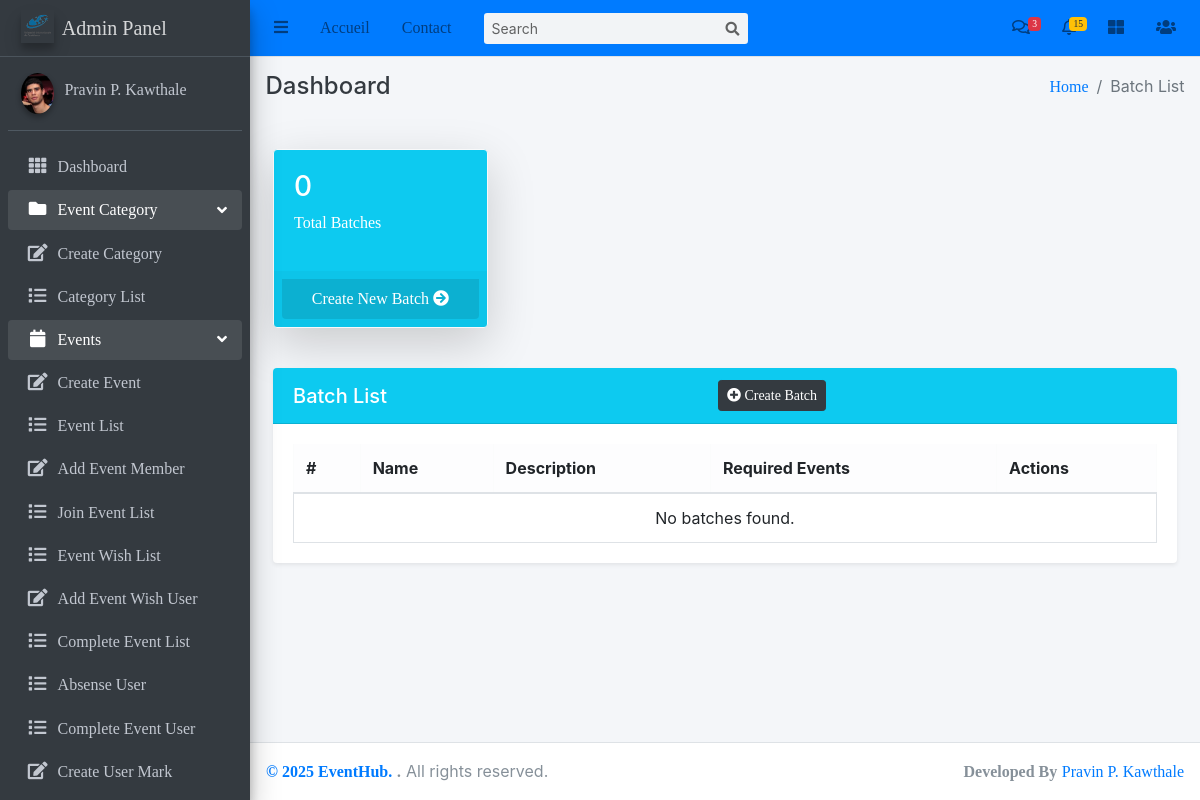
Page /Events/list-batch/ (signed in) on the earlier database version.
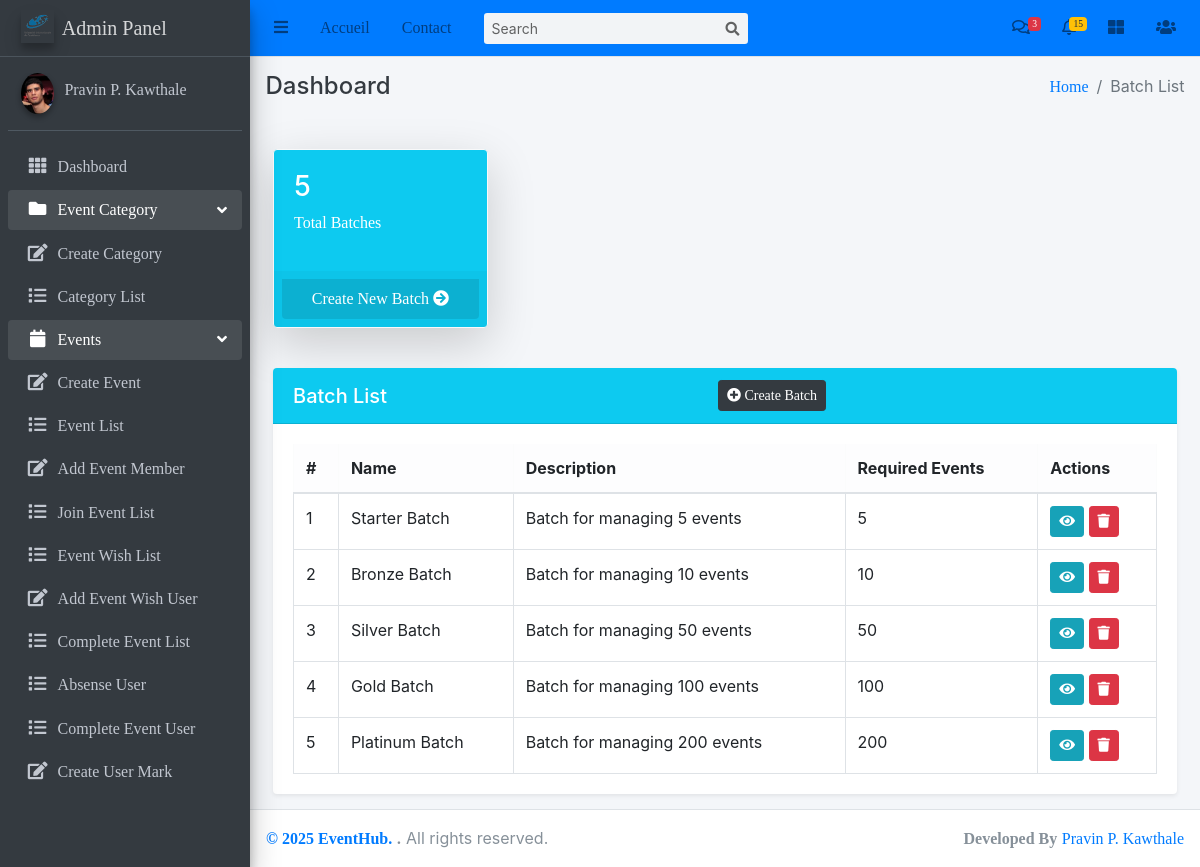
Same page on the later database version.
### user/models.py (models this page shows, shortened)
class Batch(models.Model):
    name=models.CharField(max_length=100)
    description=models.TextField(blank=True)
    required_events=models.PositiveIntegerField(unique=True,default=0)

### user/views.py (the view)
# urls.py: path('list-batch/', user_views.ListBatch.as_view(), name='list_batch'),
class ListBatch(LoginRequiredMixin,ListView):
    model=Batch
    template_name='user/batch_list.html'
    context_object_name='batches'
    paginate_by=10
    def get_queryset(self):
        return Batch.objects.all().order_by('required_events')

### templates/user/batch_list.html (shortened to what this page needs)
{% extends 'base/base.html' %}
{% block breadcrumb %}Batch List{% endblock breadcrumb %}
{% load static %}
{% block content %}
<div class="container-fluid mt-4">
    <div class="row g-3 mb-4">
        <div class="col-md-3">
            <div class="card text-white shadow-lg border border-5 border-light" style="background-color: #0dcaf0;">
                <div class="card-body">
                    <h3>{{ batches.count }}</h3>
                    <p>Total Batches</p>
                </div>
                <div class="card-footer p-2">
                    <a href="{% url 'create_batch' %}"
                       class="small-box-footer text-white d-block text-center fw-bold"
                       style="background: rgba(0,0,0,0.1); padding: 8px 0; border-radius: 0 0 .25rem .25rem; text-decoration: none;">
                        Create New Batch <i class="fas fa-arrow-circle-right"></i>
                    </a>
                </div>
            </div>
        </div>
    </div>
    <div class="card shadow-sm">
        <div class="card-header d-flex justify-content-between align-items-center"
             style="background-color: #0dcaf0; color: #ffffff;">
            <h5 class="mb-0">Batch List</h5>
            <a href="{% url 'create_batch' %}" class="btn btn-dark btn-sm">
                <i class="fas fa-plus-circle"></i> Create Batch
            </a>
        </div>
        <div class="card-body table-responsive">
            <table class="table table-bordered table-hover">
                <thead class="table-light">
                    <tr>
                        <th>#</th>
                        <th>Name</th>
                        <th>Description</th>
                        <th>Required Events</th>
                        <th>Actions</th>
                    </tr>
                </thead>
                <tbody>
                    {% for batch in batches %}
                    <tr>
                        <td>{{ forloop.counter }}</td>
                        <td>{{ batch.name }}</td>
                        <td>{{ batch.description }}</td>
                        <td>{{ batch.required_events }}</td>
                        <td>
                            <a href="{% url 'detail_batch' batch.pk %}"
                               class="btn btn-info btn-sm" title="View">
                                <i class="fas fa-eye"></i>
                            </a>
                            <a href="{% url 'delete_batch' batch.pk %}"
                               class="btn btn-danger btn-sm" title="Delete"
                               onclick="return confirm('Are you sure you want to delete this batch?');">
                                <i class="fas fa-trash"></i>
                            </a>
                        </td>
                    </tr>
                    {% empty %}
                    <tr>
                        <td colspan="5" class="text-center">No batches found.</td>
                    </tr>
                    {% endfor %}
                </tbody>
            </table>
        </div>
    </div>
</div>
{% endblock content %}

### templates/base/base.html (shortened to what this page needs)
<!DOCTYPE html>
<html lang="en">
{% load static %}
<head>
  {% include 'base/header.html' %}
</head>
<body class="hold-transition sidebar-mini layout-fixed layout-navbar-fixed layout-footer-fixed">
<div class="wrapper">
  {% include 'base/navbar.html' %}
  {% include 'base/sidebar.html' %}
  <div class="content-wrapper">
    <div class="content-header">
      <div class="container-fluid">
        <div class="row mb-2">
          <div class="col-sm-6">
            <h4 class="m-0 text-dark">Dashboard</h4>
          </div>
          <div class="col-sm-6">
            <ol class="breadcrumb float-sm-right">
              <li class="breadcrumb-item"><a href="#">Home</a></li>
              <li class="breadcrumb-item active">{% block breadcrumb %}{% endblock breadcrumb %}</li>
            </ol>
          </div>
        </div>
      </div>
    </div>
    <section class="content">
      <div class="container-fluid">
        {% block content %}
        {% endblock content %}
      </div>
    </section>
  </div>
  {% include 'base/footer.html' %}
</div>
</body>
</html>

### templates/base/header.html (shortened to what this page needs)
{% load static %}
<link rel="stylesheet" href="{% static 'plugins/fontawesome-free/css/all.min.css' %}">
<link rel="stylesheet" href="{% static 'plugins/overlayScrollbars/css/OverlayScrollbars.min.css' %}">
<link rel="stylesheet" href="{% static 'css/adminlte.min.css' %}">

### templates/base/navbar.html (shortened to what this page needs)
{% load static %}
<nav class="main-header navbar navbar-expand navbar-primary navbar-light">
    <ul class="navbar-nav">
      <li class="nav-item">
        <a class="nav-link" data-widget="pushmenu" href="#" role="button"><i class="fas fa-bars"></i></a>
      </li>
      <li class="nav-item d-none d-sm-inline-block">
        <a href="#" class="nav-link">Accueil</a>
      </li>
      <li class="nav-item d-none d-sm-inline-block">
        <a href="#" class="nav-link">Contact</a>
      </li>
    </ul>
    <form class="form-inline ml-3">
      <div class="input-group input-group-sm">
        <input class="form-control form-control-navbar" type="search" placeholder="Search" aria-label="Search">
        <div class="input-group-append">
          <button class="btn btn-navbar" type="submit">
            <i class="fas fa-search"></i>
          </button>
        </div>
      </div>
    </form>
    <ul class="navbar-nav ml-auto">
      <li class="nav-item dropdown">
        <a class="nav-link" data-toggle="dropdown" href="#">
          <i class="far fa-comments"></i>
          <span class="badge badge-danger navbar-badge">3</span>
        </a>
      </li>
      <li class="nav-item dropdown">
        <a class="nav-link" data-toggle="dropdown" href="#">
          <span class="badge badge-warning navbar-badge">15</span>
        </a>
      </li>
      <li class="nav-item">
        <a class="nav-link" data-widget="control-sidebar" data-slide="true" href="#" role="button"><i
            class="fas fa-th-large"></i></a>
      </li>
      <li class="nav-item dropdown">
        <a class="nav-link" data-toggle="dropdown" href="#">
          <i class="fas fa-users"></i>
        </a>
      </li>
    </ul>
  </nav>

### templates/base/sidebar.html (shortened to what this page needs)
{% load static %}
<aside class="main-sidebar sidebar-dark-primary elevation-4">
    <a href="#" class="brand-link">
      <img src="{% static 'img/logo.png' %}" alt="Logo" class="brand-image elevation-3"
           style="opacity: .8">
          <span class="brand-text font-weight-light">Admin Panel</span>
    </a>
    <div class="sidebar">
      <div class="user-panel mt-3 pb-3 mb-3 d-flex">
        <div class="image">
          <img src="{% static 'img/user.jpg' %}" class="img-circle elevation-2" alt="User Image">
        </div>
        <div class="info">
          <a href="#" class="d-block">Pravin P. Kawthale</a>
        </div>
      </div>
      <nav class="mt-2">
        <ul class="nav nav-pills nav-sidebar flex-column" data-widget="treeview" role="menu" data-accordion="false">
          <li class="nav-item">
            <a href="{% url 'event_list' %}" class="nav-link">
              <i class="nav-icon fas fa-th"></i>
              <p>
                Dashboard
              </p>
            </a>
          </li>
          <li class="nav-item has-treeview menu-open">
            <a href="#" class="nav-link">
              <i class="nav-icon fas fa-folder"></i>
              <p>
                Event Category
                <i class="right fas fa-angle-left"></i>
              </p>
            </a>
            <ul class="nav nav-treeview">
              <li class="nav-item">
                <a href="{%url 'create_category'%}" class="nav-link">
                  <i class="far fa fa-edit nav-icon"></i>
                  <p>Create Category</p>
                </a>
              </li>
              <li class="nav-item">
                  <a href="{% url 'category_list' %}" class="nav-link">
                      <i class="far fa fa-list nav-icon"></i>
                      <p>Category List</p>
                  </a>
              </li>
            </ul>
          </li>
          <li class="nav-item has-treeview menu-open">
            <a href="#" class="nav-link">
              <i class="nav-icon fas fa-calendar"></i>
              <p>
                Events
                <i class="right fas fa-angle-left"></i>
              </p>
            </a>
            <ul class="nav nav-treeview">
              <li class="nav-item">
                <a href="{% url 'create_event' %}" class="nav-link">
                  <i class="far fa fa-edit nav-icon"></i>
                  <p>Create Event</p>
                </a>
              </li>
              <li class="nav-item">
                <a href="{% url 'my_events' %}" class="nav-link">
                  <i class="far fa fa-list nav-icon"></i>
                  <p>Event List</p>
                </a>
              </li>
              <li class="nav-item">
                <a href="#" class="nav-link">
                  <i class="far fa fa-edit nav-icon"></i>
                  <p>Add Event Member</p>
                </a>
              </li>
              <li class="nav-item">
                <a href="{%url 'joined_events'%}" class="nav-link">
                  <i class="far fa fa-list nav-icon"></i>
                  <p>Join Event List</p>
                </a>
              </li>
              <li class="nav-item">
                <a href="#" class="nav-link">
                  <i class="far fa fa-list nav-icon"></i>
                  <p>Event Wish List</p>
                </a>
              </li>
              <li class="nav-item">
                <a href="#" class="nav-link">
                  <i class="far fa fa-edit nav-icon"></i>
                  <p>Add Event Wish User</p>
                </a>
              </li>
              <li class="nav-item">
                <a href="#" class="nav-link">
                  <i class="far fa fa-list nav-icon"></i>
                  <p>Complete Event List</p>
                </a>
              </li>
              <li class="nav-item">
                <a href="#" class="nav-link">
                  <i class="far fa fa-list nav-icon"></i>
                  <p>Absense User</p>
                </a>
              </li>
              <li class="nav-item">
                <a href="#" class="nav-link">
                  <i class="far fa fa-list nav-icon"></i>
                  <p>Complete Event User</p>
                </a>
              </li>
              <li class="nav-item">
                <a href="#" class="nav-link">
                  <i class="far fa fa-edit nav-icon"></i>
                  <p>Create User Mark</p>
                </a>
              </li>
              <li class="nav-item">
                <a href="#" class="nav-link">
                </a>
              </li>
            </ul>
          </li>
        </ul>
      </nav>
    </div>
  </aside>

### templates/base/footer.html
<footer class="main-footer">
    <strong> <a href="#">© 2025 EventHub. </a>.</strong>
    All rights reserved.
    <div class="float-right d-none d-sm-inline-block">
      <b>Developed By</b> <a href="https://github.com/pravin-kavthale">Pravin P. Kawthale</a>
    </div>
</footer>

### templates/base/js.html (shortened to what this page needs)
{% load static %}

Differences in the rows shown:
added Batch: name "Starter Batch", description "Batch for managing 5 events", required_events "5"
added Batch: name "Bronze Batch", description "Batch for managing 10 events", required_events "10"
added Batch: name "Silver Batch", description "Batch for managing 50 events", required_events "50"
added Batch: name "Gold Batch", description "Batch for managing 100 events", required_events "100"
added Batch: name "Platinum Batch", description "Batch for managing 200 events", required_events "200"
Other differences:
{{ batches.count }}: "0" → "5"
text no longer shown: "No batches found."
